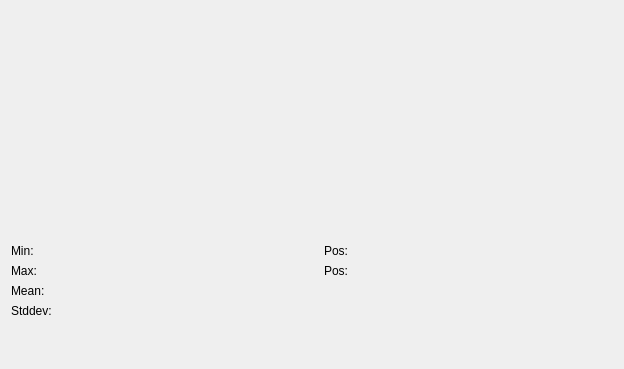
<?xml version="1.0" encoding="UTF-8"?>
<ui version="4.0">
 <class>HistogramWidgetClass</class>
 <widget class="QWidget" name="HistogramWidgetClass">
  <property name="geometry">
   <rect>
    <x>0</x>
    <y>0</y>
    <width>624</width>
    <height>369</height>
   </rect>
  </property>
  <property name="windowTitle">
   <string>Histogram</string>
  </property>
  <layout class="QVBoxLayout" name="verticalLayout" stretch="1,0,0">
   <item>
    <widget class="QLabel" name="lb_histir">
     <property name="text">
      <string/>
     </property>
    </widget>
   </item>
   <item>
    <layout class="QGridLayout" name="gridLayout" columnstretch="0,1,0,1">
     <item row="0" column="1">
      <widget class="QLabel" name="min_val">
       <property name="text">
        <string/>
       </property>
      </widget>
     </item>
     <item row="0" column="3">
      <widget class="QLabel" name="min_pos">
       <property name="text">
        <string/>
       </property>
      </widget>
     </item>
     <item row="2" column="1">
      <widget class="QLabel" name="mean_val">
       <property name="text">
        <string/>
       </property>
      </widget>
     </item>
     <item row="0" column="0">
      <widget class="QLabel" name="label_2">
       <property name="text">
        <string>Min:</string>
       </property>
      </widget>
     </item>
     <item row="1" column="1">
      <widget class="QLabel" name="max_val">
       <property name="text">
        <string/>
       </property>
      </widget>
     </item>
     <item row="1" column="0">
      <widget class="QLabel" name="label_4">
       <property name="text">
        <string>Max:</string>
       </property>
      </widget>
     </item>
     <item row="1" column="3">
      <widget class="QLabel" name="max_pos">
       <property name="text">
        <string/>
       </property>
      </widget>
     </item>
     <item row="2" column="0">
      <widget class="QLabel" name="label_5">
       <property name="text">
        <string>Mean:</string>
       </property>
      </widget>
     </item>
     <item row="1" column="2">
      <widget class="QLabel" name="label_3">
       <property name="text">
        <string>Pos:</string>
       </property>
      </widget>
     </item>
     <item row="0" column="2">
      <widget class="QLabel" name="label">
       <property name="text">
        <string>Pos:</string>
       </property>
      </widget>
     </item>
     <item row="3" column="0">
      <widget class="QLabel" name="label_6">
       <property name="text">
        <string>Stddev:</string>
       </property>
      </widget>
     </item>
     <item row="3" column="1">
      <widget class="QLabel" name="std_val">
       <property name="text">
        <string/>
       </property>
      </widget>
     </item>
    </layout>
   </item>
   <item>
    <spacer name="verticalSpacer">
     <property name="orientation">
      <enum>Qt::Vertical</enum>
     </property>
     <property name="sizeHint" stdset="0">
      <size>
       <width>20</width>
       <height>40</height>
      </size>
     </property>
    </spacer>
   </item>
  </layout>
 </widget>
 <resources/>
 <connections/>
</ui>
